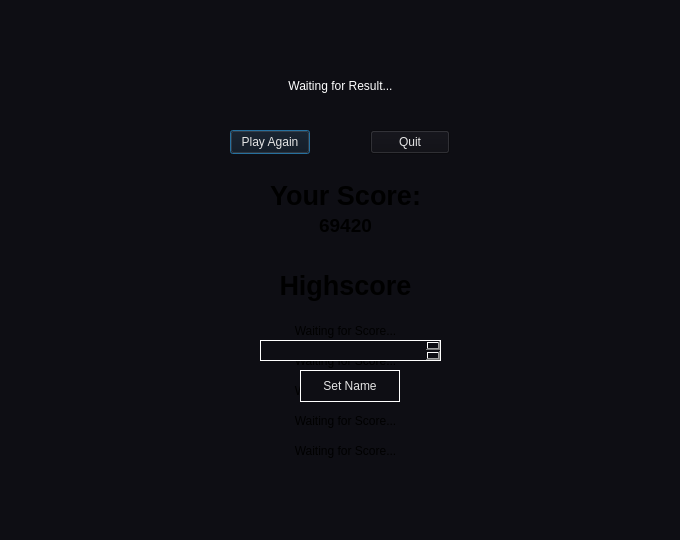
<?xml version="1.0" encoding="UTF-8"?>
<ui version="4.0">
 <class>view_FinalScore</class>
 <widget class="QDialog" name="view_FinalScore">
  <property name="geometry">
   <rect>
    <x>0</x>
    <y>0</y>
    <width>680</width>
    <height>540</height>
   </rect>
  </property>
  <property name="windowTitle">
   <string>Dialog</string>
  </property>
  <property name="styleSheet">
   <string notr="true">background-color: #0E0E14</string>
  </property>
  <widget class="QLabel" name="labelDisplayWinner">
   <property name="geometry">
    <rect>
     <x>10</x>
     <y>40</y>
     <width>661</width>
     <height>91</height>
    </rect>
   </property>
   <property name="styleSheet">
    <string notr="true">color: white;
font: 700 26pt &quot;Roboto&quot;;</string>
   </property>
   <property name="text">
    <string>Waiting for Result...</string>
   </property>
   <property name="alignment">
    <set>Qt::AlignCenter</set>
   </property>
  </widget>
  <widget class="QPushButton" name="btnPlayAgain">
   <property name="geometry">
    <rect>
     <x>230</x>
     <y>130</y>
     <width>80</width>
     <height>24</height>
    </rect>
   </property>
   <property name="styleSheet">
    <string notr="true">color: #E4E4E4</string>
   </property>
   <property name="text">
    <string>Play Again</string>
   </property>
  </widget>
  <widget class="QPushButton" name="btnQuit">
   <property name="geometry">
    <rect>
     <x>370</x>
     <y>130</y>
     <width>80</width>
     <height>24</height>
    </rect>
   </property>
   <property name="styleSheet">
    <string notr="true">color: #E4E4E4</string>
   </property>
   <property name="text">
    <string>Quit</string>
   </property>
  </widget>
  <widget class="QLabel" name="label_2">
   <property name="geometry">
    <rect>
     <x>20</x>
     <y>0</y>
     <width>101</width>
     <height>16</height>
    </rect>
   </property>
   <property name="text">
    <string/>
   </property>
   <property name="pixmap">
    <pixmap resource="../resource.qrc">:/resources/bg/resources/rainbow_small.png</pixmap>
   </property>
   <property name="scaledContents">
    <bool>true</bool>
   </property>
  </widget>
  <widget class="QLabel" name="score1">
   <property name="enabled">
    <bool>true</bool>
   </property>
   <property name="geometry">
    <rect>
     <x>140</x>
     <y>321</y>
     <width>411</width>
     <height>20</height>
    </rect>
   </property>
   <property name="text">
    <string>Waiting for Score...</string>
   </property>
   <property name="alignment">
    <set>Qt::AlignCenter</set>
   </property>
  </widget>
  <widget class="QLabel" name="score2">
   <property name="enabled">
    <bool>true</bool>
   </property>
   <property name="geometry">
    <rect>
     <x>140</x>
     <y>351</y>
     <width>411</width>
     <height>20</height>
    </rect>
   </property>
   <property name="text">
    <string>Waiting for Score...</string>
   </property>
   <property name="alignment">
    <set>Qt::AlignCenter</set>
   </property>
  </widget>
  <widget class="QLabel" name="score4">
   <property name="enabled">
    <bool>true</bool>
   </property>
   <property name="geometry">
    <rect>
     <x>140</x>
     <y>411</y>
     <width>411</width>
     <height>20</height>
    </rect>
   </property>
   <property name="text">
    <string>Waiting for Score...</string>
   </property>
   <property name="alignment">
    <set>Qt::AlignCenter</set>
   </property>
  </widget>
  <widget class="QLabel" name="score3">
   <property name="enabled">
    <bool>true</bool>
   </property>
   <property name="geometry">
    <rect>
     <x>140</x>
     <y>381</y>
     <width>411</width>
     <height>20</height>
    </rect>
   </property>
   <property name="text">
    <string>Waiting for Score...</string>
   </property>
   <property name="alignment">
    <set>Qt::AlignCenter</set>
   </property>
  </widget>
  <widget class="QLabel" name="score5">
   <property name="enabled">
    <bool>true</bool>
   </property>
   <property name="geometry">
    <rect>
     <x>140</x>
     <y>441</y>
     <width>411</width>
     <height>20</height>
    </rect>
   </property>
   <property name="text">
    <string>Waiting for Score...</string>
   </property>
   <property name="alignment">
    <set>Qt::AlignCenter</set>
   </property>
  </widget>
  <widget class="QLabel" name="score1_2">
   <property name="geometry">
    <rect>
     <x>140</x>
     <y>270</y>
     <width>411</width>
     <height>31</height>
    </rect>
   </property>
   <property name="font">
    <font>
     <pointsize>20</pointsize>
     <bold>true</bold>
    </font>
   </property>
   <property name="text">
    <string>Highscore</string>
   </property>
   <property name="alignment">
    <set>Qt::AlignCenter</set>
   </property>
  </widget>
  <widget class="QTextEdit" name="userInput">
   <property name="geometry">
    <rect>
     <x>260</x>
     <y>340</y>
     <width>181</width>
     <height>21</height>
    </rect>
   </property>
   <property name="styleSheet">
    <string notr="true">color: #E4E4E4;
border: 1px solid white;</string>
   </property>
  </widget>
  <widget class="QPushButton" name="userBtn">
   <property name="geometry">
    <rect>
     <x>300</x>
     <y>370</y>
     <width>100</width>
     <height>32</height>
    </rect>
   </property>
   <property name="styleSheet">
    <string notr="true">color: #E4E4E4;
border: 1px solid white;</string>
   </property>
   <property name="text">
    <string>Set Name</string>
   </property>
  </widget>
  <widget class="QLabel" name="score1_3">
   <property name="geometry">
    <rect>
     <x>230</x>
     <y>180</y>
     <width>231</width>
     <height>31</height>
    </rect>
   </property>
   <property name="font">
    <font>
     <pointsize>20</pointsize>
     <bold>true</bold>
    </font>
   </property>
   <property name="text">
    <string>Your Score:</string>
   </property>
   <property name="alignment">
    <set>Qt::AlignCenter</set>
   </property>
  </widget>
  <widget class="QLabel" name="userScore">
   <property name="geometry">
    <rect>
     <x>230</x>
     <y>210</y>
     <width>231</width>
     <height>31</height>
    </rect>
   </property>
   <property name="font">
    <font>
     <pointsize>14</pointsize>
     <bold>true</bold>
    </font>
   </property>
   <property name="text">
    <string>69420</string>
   </property>
   <property name="alignment">
    <set>Qt::AlignCenter</set>
   </property>
  </widget>
 </widget>
 <resources>
  <include location="../resource.qrc"/>
 </resources>
 <connections/>
</ui>
